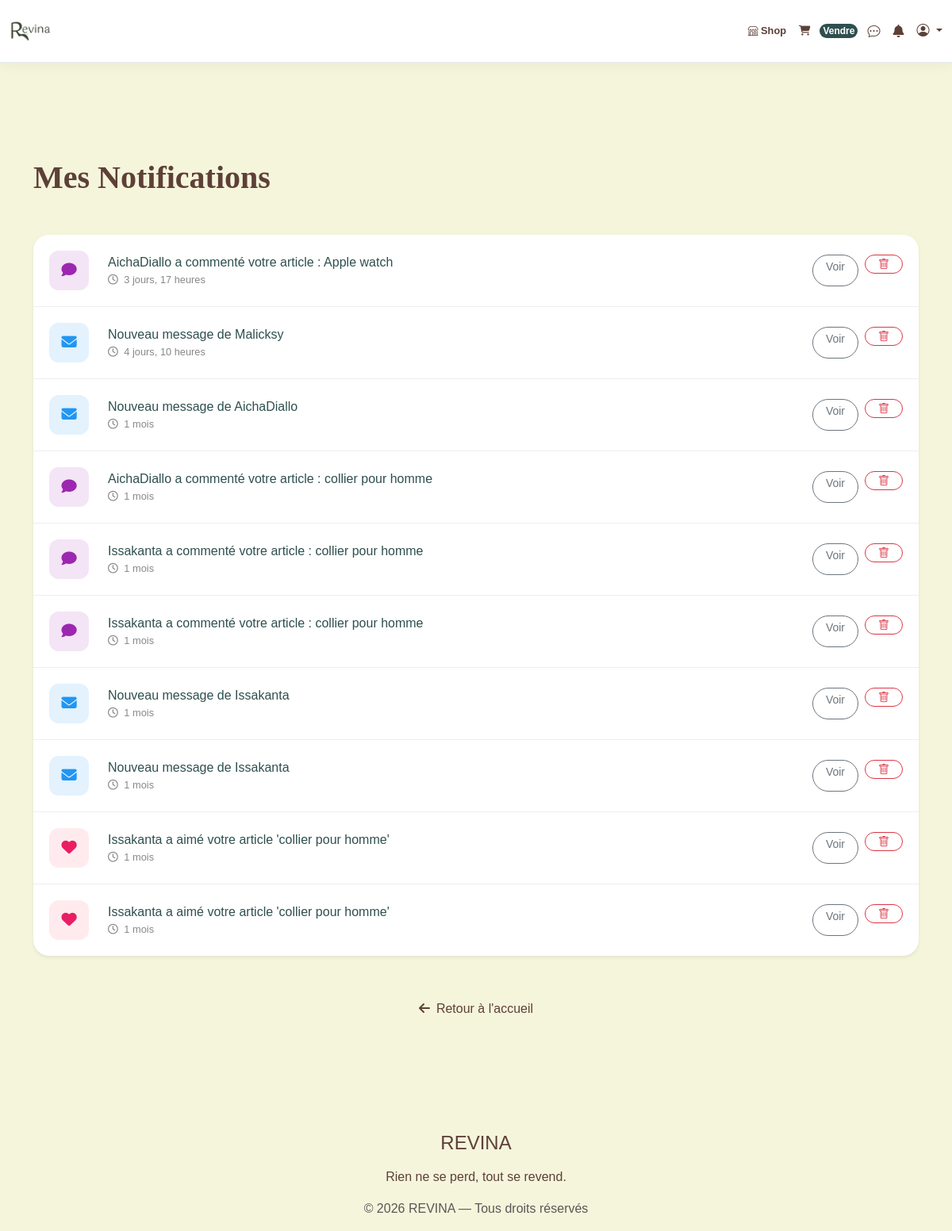
The app's page /notifications/ (signed in) with its own data.
### notifications/models.py (models this page shows, shortened)
class Notification(models.Model):
    TYPES = (
        ('message', 'Nouveau Message'),
        ('achat', 'Vente effectuée'),
        ('comment', 'Nouveau Commentaire'), # Corrigé pour correspondre à tes views
        ('like', 'Nouveau Like'),
    )
    recipient = models.ForeignKey(
        settings.AUTH_USER_MODEL,
        on_delete=models.CASCADE,
        related_name='notifications'
    )
    notification_type = models.CharField(max_length=20, choices=TYPES)
    text = models.TextField()
    is_read = models.BooleanField(default=False)
    created_at = models.DateTimeField(auto_now_add=True)
    link_id = models.CharField(max_length=255, null=True, blank=True)
    class Meta:
        ordering = ['-created_at']

### notifications/views.py (the view)
# urls.py: path('', views.notifications_list, name='notifications_list'),
@login_required
def notifications_list(request):
    notifications = request.user.notifications.all().order_by('-created_at')
    notifications.filter(is_read=False).update(is_read=True)
    return render(request, 'notifications/notifications_list.html', {
        'notifications': notifications
    })

### cart/context_processors.py (called while the page is built)
def cart_count(request):
    if request.user.is_authenticated:
        cart = Cart.objects.filter(user=request.user).first()
        count = cart.items.count() if cart else 0
        return {'cart_count': count}
    return {'cart_count': 0}

### marketplace/context_processors.py (called while the page is built)
def categories_processor(request):
    return {
        'all_categories': Category.objects.all()
    }

### notifications/context_processors.py (called while the page is built)
def unread_notifications_count(request):
    if request.user.is_authenticated:
        count = Notification.objects.filter(recipient=request.user, is_read=False).count()
        return {'unread_count': count}
    return {'unread_count': 0}

### templates/notifications/notifications_list.html (shortened to what this page needs)
{% extends 'base.html' %}
{% block content %}
<div class="notifications-wrapper">
    <div class="container">
        <h1 class="mb-5 fw-bold" style="color: #5D4037;">Mes Notifications</h1>
        <div class="card notifications-card shadow-sm mb-5">
            <div class="card-body p-0">
                {% for notification in notifications %}
                    <div class="notif-item d-flex align-items-center">
                        <div class="icon-box me-4
                            {% if notification.notification_type == 'like' %}bg-like
                            {% elif notification.notification_type == 'comment' %}bg-comment
                            {% elif notification.notification_type == 'message' %}bg-message
                            {% elif notification.notification_type == 'achat' %}bg-achat
                            {% else %}bg-light{% endif %}">
                            {% if notification.notification_type == 'like' %}
                                <i class="fa-solid fa-heart"></i>
                            {% elif notification.notification_type == 'comment' %}
                                <i class="fa-solid fa-comment"></i>
                            {% elif notification.notification_type == 'message' %}
                                <i class="fa-solid fa-envelope"></i>
                            {% elif notification.notification_type == 'achat' %}
                                <i class="fa-solid fa-bag-shopping"></i>
                            {% else %}
                                <i class="fa-solid fa-bell"></i>
                            {% endif %}
                        </div>
                        <div class="flex-grow-1">
                            <p class="notif-text mb-0">{{ notification.text }}</p>
                            <span class="notif-time">
                                <i class="fa-regular fa-clock me-1"></i> {{ notification.created_at|timesince }}
                            </span>
                        </div>
                        <div class="d-flex gap-2">
                            {% if notification.notification_type == 'message' %}
                                <a href="{% url 'messaging:inbox' %}" class="btn btn-sm btn-outline-secondary rounded-pill px-3">Voir</a>
                            {% elif notification.notification_type == 'comment' and notification.link_id %}
                                <a href="{% url 'marketplace:product_detail' notification.link_id %}" class="btn btn-sm btn-outline-secondary rounded-pill px-3">Voir</a>
                            {% elif notification.notification_type == 'like' %}
                                <a href="{% url 'marketplace:dashboard' %}" class="btn btn-sm btn-outline-secondary rounded-pill px-3">Voir</a>
                            {% else %}
                                <a href="{% url 'marketplace:home' %}" class="btn btn-sm btn-outline-secondary rounded-pill px-3">Voir</a>
                            {% endif %}
                            <form action="{% url 'notifications:delete' notification.id %}" method="POST" onsubmit="return confirm('Supprimer cette notification ?');">
                                <button type="submit" class="btn btn-sm btn-outline-danger rounded-pill px-3">
                                    <i class="bi bi-trash"></i>
                                </button>
                            </form>
                        </div>
                    </div>
                {% empty %}
                    <div class="text-center py-5">
                        <i class="fa-solid fa-bell-slash fa-3x mb-3 text-muted"></i>
                        <h3 class="text-muted">Aucune notification pour le moment</h3>
                    </div>
                {% endfor %}
            </div>
        </div>
        <div class="text-center my-5">
            <a href="{% url 'marketplace:home' %}" class="btn btn-link text-decoration-none" style="color: #5D4037; font-weight: 500;">
                <i class="fas fa-arrow-left me-2"></i>Retour à l'accueil
            </a>
        </div>
    </div>
</div>
{% endblock %}

### static/css/style.css (style rules this page uses)
:root { --beige: #F5F5DC; --marron-fonce: #5D4037; --vert-afrique: #2F4F4F; --brun-doux: #8D6E63; --blanc-pur: #FFFFFF; --shadow-soft: 0 10px 30px rgba(47, 79, 79, 0.08); }
body { background-color: var(--beige) !important; font-family: 'Poppins', sans-serif; color: var(--marron-fonce); margin: 0; padding-top: 90px !important; overflow-x: hidden; }
h1, h2, h3 { font-family: 'Playfair Display', serif; }

### templates/notifications/notifications_list.html (style rules this page uses)
.notifications-wrapper { background-color: #F5F5DC; min-height: 100vh; padding: 40px 0; }
.notifications-card { border: none; border-radius: 20px; background: white; }
.notif-item { border-bottom: 1px solid #eee; transition: background 0.3s; padding: 20px; }
.notif-item:last-child { border-bottom: none; }
.icon-box { width: 50px; height: 50px; border-radius: 12px; display: flex; align-items: center; justify-content: center; font-size: 1.2rem; }
.bg-like { background-color: #ffebee; color: #e91e63; }
.bg-message { background-color: #e3f2fd; color: #2196f3; }
.bg-comment { background-color: #f3e5f5; color: #9c27b0; }
.notif-text { color: #2F4F4F; font-weight: 500; }
.notif-time { font-size: 0.8rem; color: #888; }

### records on screen
Notification: notification_type "comment" (drawn), text "AichaDiallo a commenté votre article : Apple watch", created_at "3 jours, 17 heures"
Notification: notification_type "message" (drawn), text "Nouveau message de Malicksy", created_at "4 jours, 10 heures"
Notification: notification_type "message" (drawn), text "Nouveau message de AichaDiallo", created_at "1 mois"
Notification: notification_type "comment" (drawn), text "AichaDiallo a commenté votre article : collier pour homme", created_at "1 mois"
Notification: notification_type "comment" (drawn), text "Issakanta a commenté votre article : collier pour homme", created_at "1 mois"
Notification: notification_type "comment" (drawn), text "Issakanta a commenté votre article : collier pour homme", created_at "1 mois"
Notification: notification_type "message" (drawn), text "Nouveau message de Issakanta", created_at "1 mois"
Notification: notification_type "message" (drawn), text "Nouveau message de Issakanta", created_at "1 mois"
Notification: notification_type "like" (drawn), text "Issakanta a aimé votre article 'collier pour homme'", created_at "1 mois"
Notification: notification_type "like" (drawn), text "Issakanta a aimé votre article 'collier pour homme'", created_at "1 mois"
